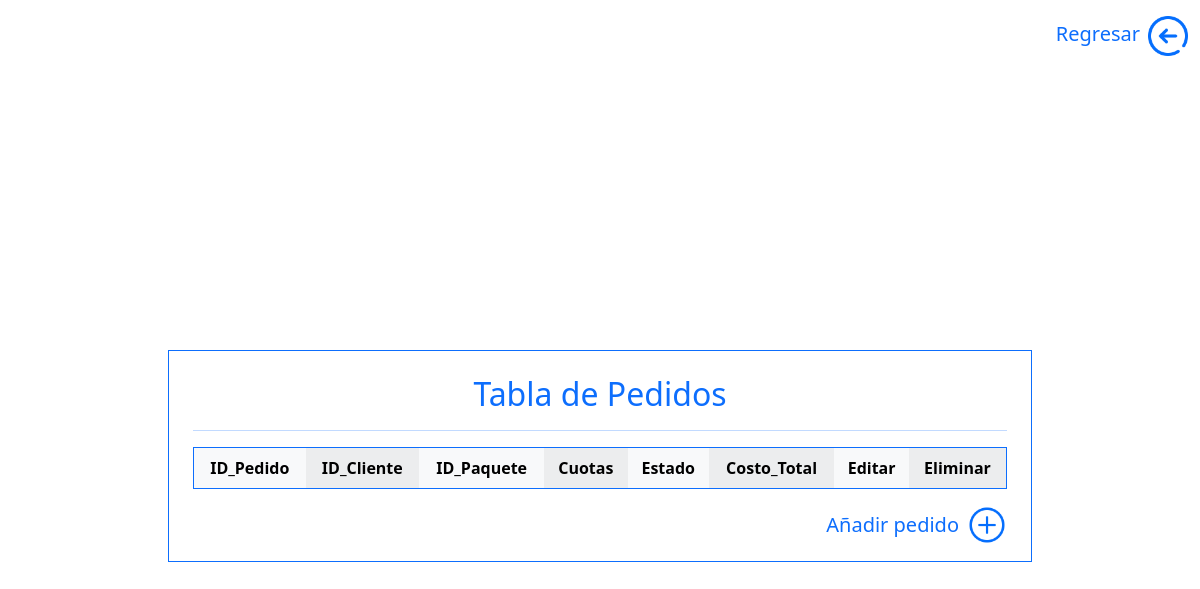
Before: /Controller/Pedidos/Pedidos/listarPedidos.php with the older database file.
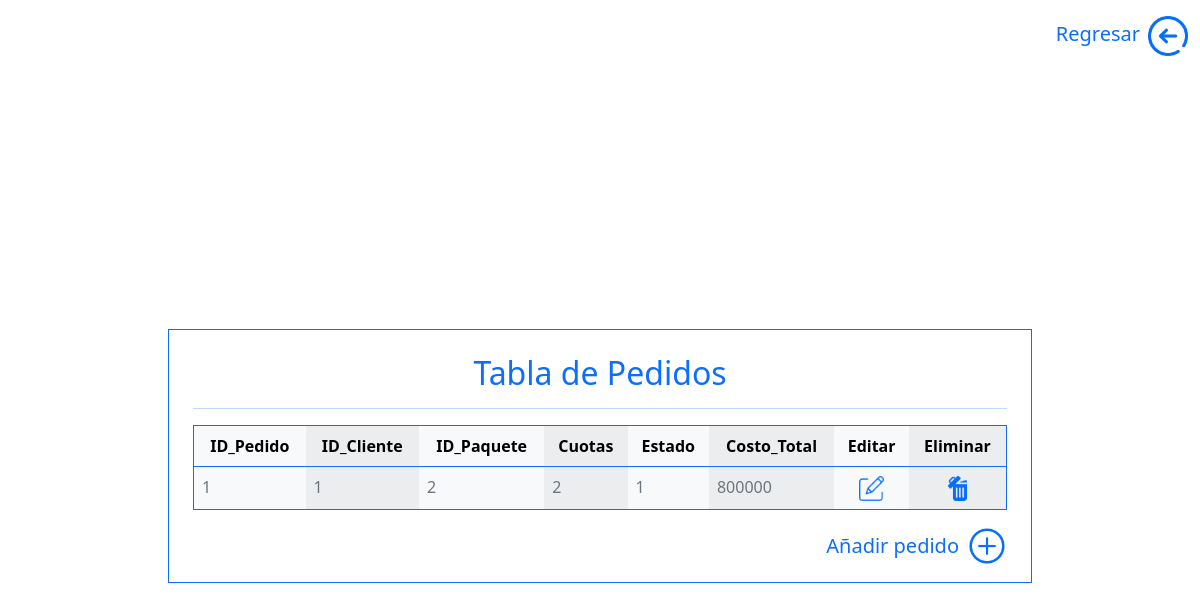
After: the same page with the newer database file.
### tables this page shows
CREATE TABLE `pedidos` (
  `id_pedido` int(11) NOT NULL AUTO_INCREMENT,
  `id_cliente` int(11) NOT NULL,
  `id_paquete` int(11) NOT NULL,
  `estado` int(11) NOT NULL,
  `costo_total` float NOT NULL,
  `cuotas` int(11) NOT NULL,
  PRIMARY KEY (`id_pedido`),
  KEY `id_cliente` (`id_cliente`),
  KEY `id_paquete` (`id_paquete`),
  CONSTRAINT `pedidos_ibfk_1` FOREIGN KEY (`id_cliente`) REFERENCES `clientes` (`id_cliente`),
  CONSTRAINT `pedidos_ibfk_2` FOREIGN KEY (`id_paquete`) REFERENCES `paquetes` (`id_paquete`)
);

### Controller/Pedidos/Pedidos/listarPedidos.php (the view, shortened to what this page needs)
<?php
$db = new Database();
$connection = $db->connect();
$consulta = $connection->prepare("SELECT * FROM pedidos ORDER BY id_pedido ASC");
$consulta->execute();
$pedidos = $consulta->fetchAll(PDO::FETCH_ASSOC);
?>
<!DOCTYPE html>
<html lang="en">
<head>
    <link rel="stylesheet" href="../../../Views/Assets/Bootstrap/css/bootstrap.min.css">
</head>
<body>
    <div class="container-fluid">
        <div class="d-flex align-items-center justify-content-end pt-3">
            <div class="text-primary me-2">
                <h5 class="mb-1">Regresar</h5>
            </div>
            <a href="../../../Views/moduloPedidos.php"><img src="../../../Views/Assets/img/regresar.png" width="40px" alt="regresar"></a>
        </div>
        <div class="container-fluid vh-100 d-flex justify-content-center align-items-center">
            <div class="container w-75 px-4 pt-4 pb-3 border border-primary">
                <div class="text-center text-primary">
                    <h2>Tabla de Pedidos</h2>
                    <hr>
                </div>
                <table class="table table-light table-striped-columns border border-primary">
                    <tr class="text-center">
                        <th>ID_Pedido</th>
                        <th>ID_Cliente</th>
                        <th>ID_Paquete</th>
                        <th>Cuotas</th>
                        <th>Estado</th>
                        <th>Costo_Total</th>
                        <th>Editar</th>
                        <th>Eliminar</th>
                    </tr>
                    <?php foreach ($pedidos as $row) { ?>
                        <tr>
                            <td class="text-muted"><?php echo ($row['id_pedido']) ?></td>
                            <td class="text-muted"><?php echo ($row['id_cliente']) ?></td>
                            <td class="text-muted"><?php echo ($row['id_paquete']) ?></td>
                            <td class="text-muted"><?php echo ($row['cuotas']) ?></td>
                            <td class="text-muted"><?php echo ($row['estado']) ?></td>
                            <td class="text-muted"><?php echo ($row['costo_total']) ?></td>
                            <td class="text-muted text-center"><a type="button" class="editbtn" data-bs-toggle="modal" data-bs-target="#editarPedido"><img src="../../../Views/Assets/img/editar.png" width="25px" alt="editar"></a></td>
                            <td class="text-muted text-center"><a href="eliminarPedido.php?id=<?php echo ($row['id_pedido']) ?>"><img src="../../../Views/Assets/img/eliminar.png" width="25px" alt="eliminar"></a></td>
                        </tr>
                    <?php } ?>
                </table>
                <div class="d-flex align-items-center justify-content-end">
                    <div class="text-primary me-2">
                        <h5 class="mb-0">Añadir pedido</h5>
                    </div>
                    <a type="button" data-bs-toggle="modal" data-bs-target="#agregarPedido"><img src="../../../Views/Assets/img/agregar.png" width="40px" alt="agregar"></a>
                </div>
            </div>
        </div>
</body>
</html>

Changed rows visible on the page:
added pedidos: id_pedido "1", id_cliente "1", id_paquete "2", cuotas "2", estado "1", costo_total "800000"
